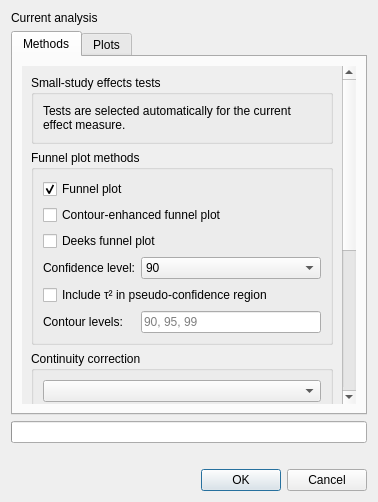
<?xml version="1.0" encoding="UTF-8"?>
<ui version="4.0">
 <class>PublicationBiasDialog</class>
 <widget class="QDialog" name="PublicationBiasDialog">
  <property name="windowTitle"><string>Method &amp; Parameters</string></property>
  <property name="modal"><bool>true</bool></property>
  <layout class="QVBoxLayout" name="verticalLayout">
   <item><widget class="QLabel" name="context_label"><property name="text"><string>Current analysis</string></property></widget></item>
   <item>
    <widget class="QTabWidget" name="tabs">
     <property name="currentIndex"><number>0</number></property>
     <widget class="QWidget" name="methods_tab">
      <attribute name="title"><string>Methods</string></attribute>
      <layout class="QVBoxLayout" name="methods_layout">
       <item>
        <widget class="QScrollArea" name="methods_scroll">
         <property name="frameShape"><enum>QFrame::NoFrame</enum></property>
         <property name="widgetResizable"><bool>true</bool></property>
         <widget class="QWidget" name="methods_scroll_content">
          <layout class="QVBoxLayout" name="methods_scroll_layout">
           <item>
            <widget class="QGroupBox" name="automatic_test_group">
             <property name="title"><string>Small-study effects tests</string></property>
             <layout class="QVBoxLayout" name="automatic_test_layout">
              <item><widget class="QLabel" name="automatic_test_label"><property name="wordWrap"><bool>true</bool></property><property name="text"><string>Tests are selected automatically for the current effect measure.</string></property></widget></item>
             </layout>
           </widget>
           </item>
           <item>
            <widget class="QGroupBox" name="plot_selection_group">
             <property name="title"><string>Funnel plot methods</string></property>
             <layout class="QVBoxLayout" name="plot_selection_layout">
              <item><widget class="QCheckBox" name="ordinary_funnel_check"><property name="text"><string>Funnel plot</string></property><property name="checked"><bool>true</bool></property></widget></item>
              <item><widget class="QCheckBox" name="contour_funnel_check"><property name="text"><string>Contour-enhanced funnel plot</string></property></widget></item>
              <item><widget class="QCheckBox" name="deeks_funnel_check"><property name="text"><string>Deeks funnel plot</string></property></widget></item>
              <item>
               <layout class="QFormLayout" name="plot_method_options_layout">
                <item row="0" column="0"><widget class="QLabel" name="sampling_confidence_label"><property name="text"><string>Confidence level:</string></property></widget></item>
                <item row="0" column="1"><widget class="QComboBox" name="sampling_confidence_combo"><item><property name="text"><string>90</string></property></item><item><property name="text"><string>95</string></property></item><item><property name="text"><string>99</string></property></item></widget></item>
                <item row="1" column="0" colspan="2"><widget class="QCheckBox" name="include_tau2_check"><property name="text"><string>Include τ² in pseudo-confidence region</string></property></widget></item>
                <item row="2" column="0"><widget class="QLabel" name="contour_levels_label"><property name="text"><string>Contour levels:</string></property></widget></item>
                <item row="2" column="1"><widget class="QLineEdit" name="contour_levels_edit"><property name="placeholderText"><string>90, 95, 99</string></property></widget></item>
               </layout>
              </item>
             </layout>
            </widget>
           </item>
           <item>
            <widget class="QGroupBox" name="correction_group">
             <property name="title"><string>Continuity correction</string></property>
             <layout class="QVBoxLayout" name="correction_layout">
              <item><widget class="QComboBox" name="correction_policy_combo"/></item>
              <item><widget class="QLabel" name="correction_reason_label"><property name="wordWrap"><bool>true</bool></property></widget></item>
             </layout>
            </widget>
           </item>
           <item>
            <widget class="QGroupBox" name="sensitivity_group">
             <property name="title"><string>Sensitivity analyses</string></property>
             <layout class="QVBoxLayout" name="sensitivity_layout">
              <item><widget class="QCheckBox" name="trim_fill_check"><property name="text"><string>Trim-and-fill</string></property></widget></item>
              <item>
               <widget class="QGroupBox" name="trim_fill_group">
                <property name="title"><string>Trim-and-fill parameters</string></property>
                <layout class="QFormLayout" name="trim_fill_layout">
                 <item row="0" column="0"><widget class="QLabel" name="trim_fill_estimator_label"><property name="text"><string>Estimator:</string></property></widget></item>
                 <item row="0" column="1"><widget class="QComboBox" name="trim_fill_estimator_combo"><item><property name="text"><string>L0</string></property></item><item><property name="text"><string>R0</string></property></item></widget></item>
                 <item row="1" column="0"><widget class="QLabel" name="trim_fill_side_label"><property name="text"><string>Side:</string></property></widget></item>
                 <item row="1" column="1"><widget class="QComboBox" name="trim_fill_side_combo"><item><property name="text"><string>auto</string></property></item><item><property name="text"><string>left</string></property></item><item><property name="text"><string>right</string></property></item></widget></item>
                 <item row="2" column="0"><widget class="QLabel" name="trim_fill_model_label"><property name="text"><string>Model:</string></property></widget></item>
                 <item row="2" column="1"><widget class="QComboBox" name="trim_fill_model_combo"><item><property name="text"><string>random</string></property></item><item><property name="text"><string>common</string></property></item></widget></item>
                </layout>
               </widget>
              </item>
              <item><widget class="QCheckBox" name="extrapolation_check"><property name="text"><string>Infinite-precision estimate</string></property></widget></item>
             </layout>
            </widget>
           </item>
           <item><spacer name="methods_spacer"><property name="orientation"><enum>Qt::Vertical</enum></property><property name="sizeType"><enum>QSizePolicy::Expanding</enum></property><property name="sizeHint"><size><width>20</width><height>20</height></size></property></spacer></item>
          </layout>
         </widget>
        </widget>
       </item>
      </layout>
     </widget>
     <widget class="QWidget" name="plots_tab">
      <attribute name="title"><string>Plots</string></attribute>
      <layout class="QVBoxLayout" name="plots_layout">
       <item>
        <widget class="QScrollArea" name="plots_scroll">
         <property name="frameShape"><enum>QFrame::NoFrame</enum></property>
         <property name="widgetResizable"><bool>true</bool></property>
         <widget class="QWidget" name="plots_scroll_content">
          <layout class="QVBoxLayout" name="plots_scroll_layout">
           <item>
            <widget class="QGroupBox" name="presentation_group">
             <property name="title"><string>Appearance</string></property>
             <layout class="QFormLayout" name="presentation_layout">
              <item row="0" column="0"><widget class="QLabel" name="style_label"><property name="text"><string>Style:</string></property></widget></item>
              <item row="0" column="1"><widget class="QComboBox" name="style_combo"><item><property name="text"><string>Default (metafor)</string></property></item><item><property name="text"><string>RevMan</string></property></item><item><property name="text"><string>BMJ</string></property></item></widget></item>
              <item row="1" column="0"><widget class="QLabel" name="point_size_label"><property name="text"><string>Point size:</string></property></widget></item>
              <item row="1" column="1"><widget class="QDoubleSpinBox" name="point_size_spin"><property name="minimum"><double>0.250000000000000</double></property><property name="maximum"><double>3.000000000000000</double></property><property name="singleStep"><double>0.050000000000000</double></property><property name="value"><double>1.000000000000000</double></property></widget></item>
              <item row="2" column="0" colspan="2"><widget class="QCheckBox" name="pooled_overlay_check"><property name="text"><string>Show pooled estimate</string></property><property name="checked"><bool>true</bool></property></widget></item>
              <item row="3" column="0" colspan="2"><widget class="QCheckBox" name="reference_line_check"><property name="text"><string>Show reference line</string></property><property name="checked"><bool>true</bool></property></widget></item>
              <item row="4" column="0"><widget class="QLabel" name="label_policy_label"><property name="text"><string>Study labels:</string></property></widget></item>
              <item row="4" column="1"><widget class="QComboBox" name="label_policy_combo"><item><property name="text"><string>None</string></property></item><item><property name="text"><string>Outside pseudo-confidence region</string></property></item><item><property name="text"><string>All</string></property></item></widget></item>
             </layout>
            </widget>
           </item>
           <item><spacer name="plots_spacer"><property name="orientation"><enum>Qt::Vertical</enum></property><property name="sizeType"><enum>QSizePolicy::Expanding</enum></property><property name="sizeHint"><size><width>20</width><height>20</height></size></property></spacer></item>
          </layout>
         </widget>
        </widget>
       </item>
      </layout>
     </widget>
    </widget>
   </item>
   <item><widget class="QProgressBar" name="progress_bar"><property name="visible"><bool>false</bool></property></widget></item>
   <item><widget class="QLabel" name="failure_label"><property name="visible"><bool>false</bool></property><property name="wordWrap"><bool>true</bool></property></widget></item>
   <item><widget class="QDialogButtonBox" name="button_box"><property name="standardButtons"><set>QDialogButtonBox::Cancel|QDialogButtonBox::Ok</set></property></widget></item>
  </layout>
 </widget>
 <resources><include location="images/icons.qrc"/></resources>
 <connections/>
</ui>
